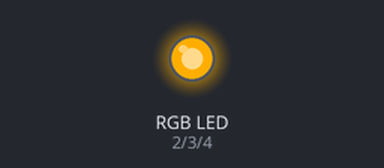
Recording of a sketch running on a simulated Arduino Uno, built with avr-gcc and run on an emulated ATmega328P. On the bench: an RGB LED mixed from three pins (HIGH = lit). Random numbers use the default seed unless the sketch sets one.

Above: at 1.3 s.
At 7.6 s:
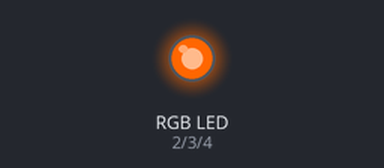
At 12.63 s:
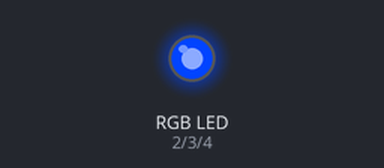
At 19.3 s:
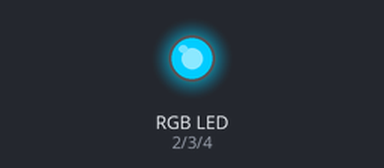
At 20.3 s:
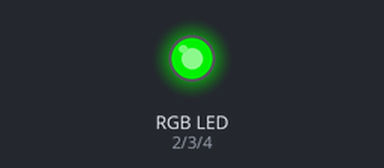
At 37.8 s:
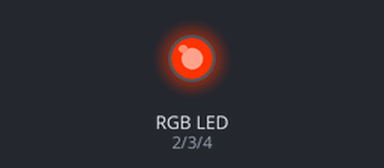
Timing chart, 0 to 40.0 s (numbered marks = the images above):
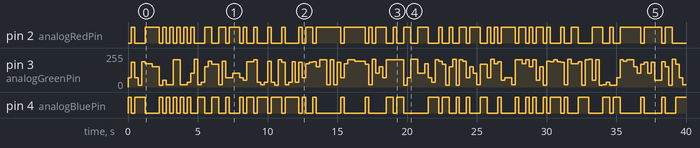

Measured:
- by itself, pin 2 (analogRedPin): LOW → HIGH at 0.25 s, → LOW 0.25 s later, → HIGH 0.75 s later, → LOW 1.0 s later, … (82 changes in this stretch)
- by itself, pin 4 (analogBluePin): LOW → HIGH at 0.00 s, → LOW 0.25 s later, → HIGH 0.25 s later, → LOW 0.75 s later, … (77 changes in this stretch)
- by itself, pin 3 (analogGreenPin): 0/255 → 68/255 at 0.00 s, → 187/255 0.25 s later, → 68/255 0.25 s later, → 12/255 0.25 s later, … (134 changes in this stretch)

The sketch:

rnd.ino
```cpp
#define analogRedPin 2
#define analogGreenPin 3
#define analogBluePin 4

// array contains all color set
int rgb[18][3]={
              {248,12,18},{238,17,0},{255,51,17},{255,68,34},{255,102,68},
              {255,153,51},{254,174,45},{204,187,51},{208,195,16},{170,204,34},
              {105,208,37},{34,204,170},{18,189,185},{17,170,187},{68,68,221},
              {51,17,187},{59,12,189},{68,34,153}
             };

long randNumber;

void setup() {
  Serial.begin(115200);
  randomSeed(analogRead(0));

  pinMode(analogRedPin, OUTPUT);
  pinMode(analogGreenPin, OUTPUT);
  pinMode(analogBluePin, OUTPUT);
}

void loop() {
  randNumber = random(0,18);        // generate a number from 0~17

  analogWrite(analogRedPin, rgb[randNumber][0]);
  analogWrite(analogGreenPin, rgb[randNumber][1]);
  analogWrite(analogBluePin, rgb[randNumber][2]);

  delay(250);
}
```
